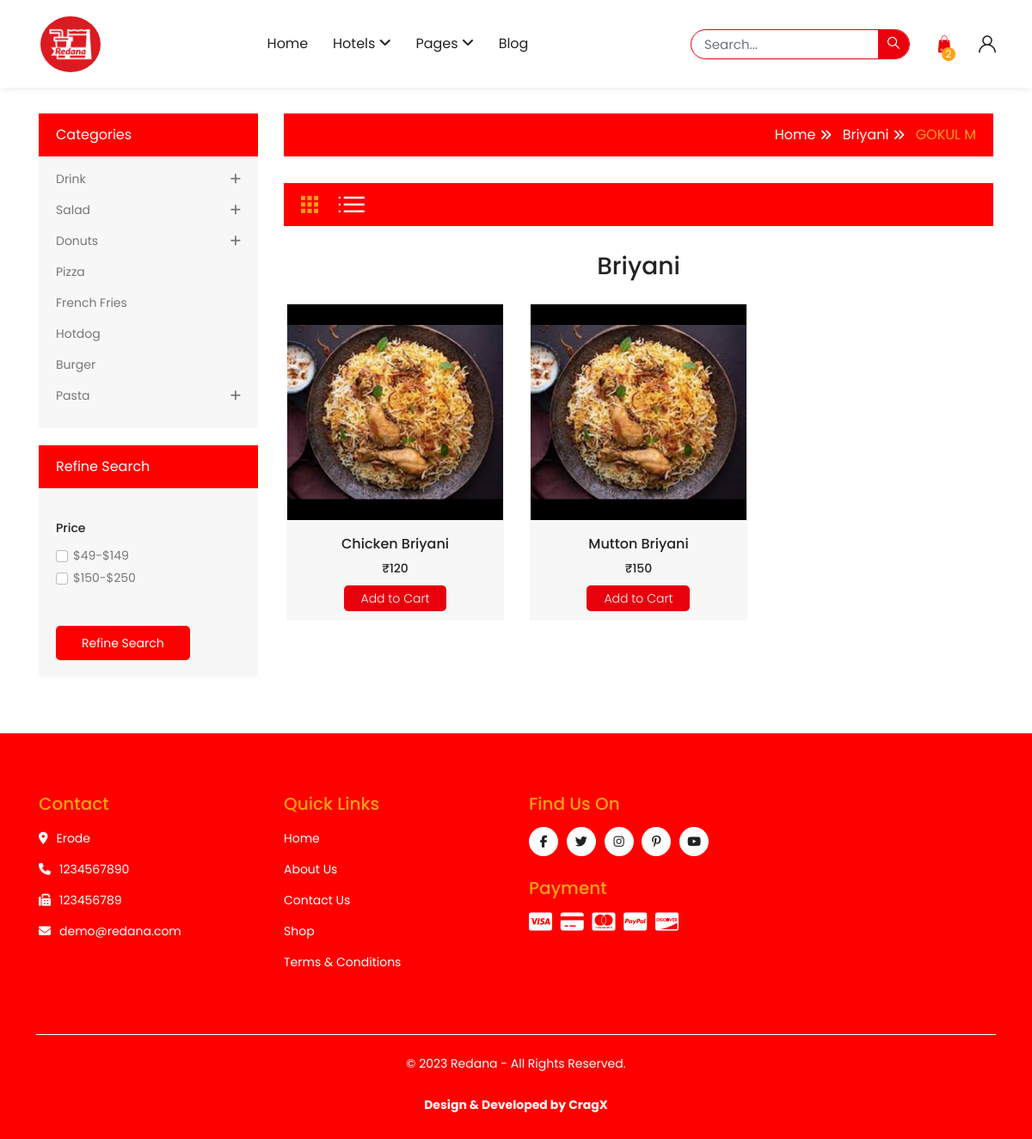
Page /category-index.php?hotelid=5735&name=GOKUL M&item=Briyani on the committed database.
### tables this page shows
CREATE TABLE `food_menu` (
  `food_id` int(11) NOT NULL,
  `vendor_id` int(11) NOT NULL,
  `food_name` varchar(50) NOT NULL,
  `food_cost` varchar(10) NOT NULL,
  `cuisines` varchar(100) NOT NULL,
  `cashondelivery` varchar(10) NOT NULL,
  `onlinepayment` varchar(10) NOT NULL,
  `food_snaps` varchar(50) NOT NULL
);

### category-index.php (the view, shortened to what this page needs)
<?php
include('./requiredfiles/connectiondb.php');
?>
<!DOCTYPE HTML>
<html lang="en-US">
<head>
	<link rel="stylesheet" href="assets/css/bootstrap.min.css">
	<link rel="stylesheet" href="assets/css/owl.carousel.css" type="text/css" media="all" />
	<link rel="stylesheet" href="https://cdnjs.cloudflare.com/ajax/libs/font-awesome/6.4.2/css/all.min.css" />
	<link rel="stylesheet" href="assets/fonts/themability-font.css" type="text/css" media="all" />
	<link rel="stylesheet" href="style.css" type="text/css" media="all" />
	<link rel="stylesheet" href="assets/css/themability_megamenu.css">
</head>
<body class="homepage">
	<header class="">
		<div class="container">
			<div class="header-inner">
				<div class="header-left">
					<div id="logo">
						<a href="index.php">
							<img style="width: 80px;height: 75px; border-radius: 50%; padding: 5px;" src="assets/images/Redana-logo.png" title="redana" alt="Redana" class="img-responsive">
						</a>
					</div>
				</div>
				<div class="header-center">
					<div class="themability_megamenu-style-dev">
						<div class="responsive themability_default">
							<nav class="navbar-default">
								<div class=" container-themability_megamenu   horizontal ">
									<div class="themability_megamenu-wrapper megamenu_typeheader">
										<div class="themability_megamenu-pattern">
											<div class="container">
												<ul class="themability_megamenu" data-megamenuid="55"
													data-transition="slide" data-animationtime="500">
													<li class="home">
														<a href="index.php">
															<span><strong> Home </strong></span>
														</a>
													</li>
													<li class="with-sub-menu click">
														<a href="#" class="clearfix">
															<strong>
																Hotels
															</strong>
															<b class="fa fa-angle-down"></b>
														</a>
													</li>
													<li class="with-sub-menu click">
														<a href="#" class="clearfix">
															<strong>
																Pages
															</strong>
															<b class="fa fa-angle-down"></b>
														</a>
													</li>
													<li class="">
														<a href="#" class="clearfix">
															<strong>
																Blog
															</strong>
														</a>
													</li>
												</ul>
											</div>
										</div>
									</div>
								</div>
							</nav>
						</div>
					</div>
				</div>
				<div class="header-right">
					<div class="search-content">
						<div class="header-search">
							<div id="themabilitySearch" class="input-group themability-search">
								<input type="text" name="search" value="" placeholder="Search..."
									class="form-control input-lg ui-autocomplete-input" />
								<span class="btn-search input-group-btn">
									<button type="button" class="btn btn-default btn-lg"><i
											class="search-icon icon-search"></i></button>
								</span>
							</div>
						</div>
					</div>
					<div class="cart-content">
						<div id="cart" class="btn-group btn-block">
							<button type="button" data-toggle="dropdown"
								data-loading-text="<i class='fa fa-spinner fa-spin' aria-hidden='true'></i>"
								class="btn btn-inverse btn-block btn-lg dropdown-toggle"><i class="icon-bag"></i> <span
									id="cart-total">2<span class="hidden">item(s) - $0.00</span></span></button>
						</div>
					</div>
					<div id="header_ac" class="dropdown">
						<a href="#" title="My Account" class="dropdown-toggle" data-toggle="dropdown">
							<i class="icon-user1"></i><span class="hidden">My Account</span>
						</a>
					</div>
				</div>
			</div>
		</div>
	</header>
	<div class="blog-section donuts">
		<div class="container">
			<div class="row">
				<aside id="column-left" class="col-sm-3">
					<div class="category-content">
						<div class="box-category">
							<h3 class="toggled relative">Categories</h3>
							<ul class="list-unstyled parent" id="select-category">
								<li class="has-more-category">
									<a href="donuts.php" class="list-group-item main-item">Drink<span
											class="toggled"><i class="fa fa-plus"></i></span>
									</a>
								</li>
								<li class="has-more-category">
									<a href="#" class="list-group-item main-item">salad<span class="toggled"></span>
									</a>
								</li>
								<li class="has-more-category">
									<a href="#" class="list-group-item main-item">donuts<span class="toggled"></span>
									</a>
								</li>
								<li class="">
									<a href="#" class="list-group-item ">Pizza<span></span>
									</a>
								</li>
								<li class="">
									<a href="#" class="list-group-item ">french fries<span></span></a>
								</li>
								<li class="">
									<a href="#" class="list-group-item ">hotdog<span></span></a>
								</li>
								<li class="">
									<a href="#" class="list-group-item ">burger<span></span></a>
								</li>
								<li class="has-more-category">
									<a href="#" class="list-group-item main-item">pasta<span class="toggled"></span>
									</a>
								</li>
							</ul>
						</div>
					</div>
					<div class="panel panel-default filter">
						<div class="box-content">
							<div id="filter">
								<h3 class="toggled relative">Refine Search</h3>
								<div class="filter_box">
									<div class="list-group">
										<div class="list-group-items">
											<a class="list-group-item">price</a>
											<div class="list-group-item">
												<div id="filter-group2">
													<div class="checkbox">
														<label>
															<input type="checkbox" name="filter[]" value="3"
																class="form-check-input">
															$49-$149
														</label>
													</div>
													<div class="checkbox">
														<label>
															<input type="checkbox" name="filter[]" value="4"
																class="form-check-input">
															$150-$250
														</label>
													</div>
												</div>
											</div>
										</div>
									</div>
									<div class="panel-footer text-right">
										<button type="button" id="button-filter" class="btn btn-primary">Refine
											Search</button>
									</div>
								</div>
							</div>
						</div>
					</div>
				</aside>
				<div id="content" class="col-sm-9  all-blog">
					<div class="breadcrumb-main">
						<div class="breadcrumb-container clearfix">
							<ul class="breadcrumb">
								<li><a href="index.php">Home</a></li>
								<li><a href="hotel-index.php?item=Briyani"> <?php echo $_GET['item'];?> </a></li>
                                <li><a href="hotel-index.php?item=Briyani"> <?php echo $_GET['name'];?> </a></li>
							</ul>
						</div>
					</div>
					<div class="row">
						<div class="category-desc col-sm-12">
						</div>
					</div>
					<div class="category-info">
						<div class="row">
							<div class="col-sm-2 col-xs-5 category-list-grid">
								<div class="btn-group btn-group-sm">
									<button type="button" id="grid-view" class="btn btn-default active"
										data-toggle="tooltip" title="" data-original-title="Grid"><i
											class="icon-grid"></i></button>
									<button type="button" id="list-view" class="btn btn-default" data-toggle="tooltip"
										title="" data-original-title="List"><i class="icon-list"></i></button>
								</div>
							</div>
						</div>
					</div>
					<div class="category-row row">
						<h3 align='center'><?php echo $_GET['item']?></h3>
						<br><br><br>
						<?php
						$categorysql = "SELECT  *
                        FROM food_menu
                        JOIN vendorlogin ON food_menu.vendor_id = vendorlogin.vendor_id
                        WHERE food_menu.vendor_id={$_GET['hotelid']} and food_menu.cuisines Like '%{$_GET['item']}'";
						$categoryres = $con->query($categorysql);
						if($categoryres){
							foreach($categoryres as $categoryrow){
								echo "<div class='product-layout product-list col-xs-12'>
								<div class='product-thumb'>
									<div class='image'>
										<a href='product.php' class='thumb-image'>
											<img src='./vendor/foodimages/{$categoryrow['food_snaps']}' alt='{$categoryrow['name']}' title='{$categoryrow['name']}'
												class='img-responsive'>
										</a>
									</div>
									<div class='product-description'>
										<div style='text-align: center;' class='caption'>
											<div class='title-rating clearfix'>
												<h4 class='product-title'><a href='product.php'>{$categoryrow['food_name']}</a>
												</h4>
											</div>
											<div style='text-align: center;' class='price-cartbtn clearfix'>
												<p class='price'>
													₹{$categoryrow['food_cost']}
												</p>
												<br>
												<button class='addcart' type='button'><i
														class='icon-shopping-bag hidden'></i>
													<span class=''><a href='##'>Add to Cart</a>
													</span></button>
											</div>
										</div>
									</div>
								</div>
							</div>
							";
							}
						}
						?>
					</div>
				</div>
			</div>
		</div>
	</div>
	<footer>
		<div  class="container">
			<div class="footer-top">
				<div class="row">
					<div class="col-md-3">
						<div class="position-footer-left">
							<h5 class="toggled title">
								contact
							</h5>
							<ul class="list-unstyled">
								<li>
									<div class="site">
										<div class="contact_title"><i class="fa-solid fa-location-dot"></i></div>
										<div class="contact_site">Erode</div>
									</div>
								</li>
								<li>
									<div class="phone">
										<div class="contact_title"><i class="fa fa-phone"></i></div>
										<div class="contact_site">1234567890</div>
									</div>
								</li>
								<li>
									<div class="fax">
										<div class="contact_title"><i class="fa fa-fax"></i></div>
										<div class="contact_site">123456789</div>
									</div>
								</li>
								<li>
									<div class="email">
										<div class="contact_title"><i class="fa fa-envelope"></i></div>
										<div class="contact_site"><a href="mailto:#.com" class="contact_site">demo@redana.com</a></div>
									</div>
								</li>
							</ul>
						</div>
					</div>
					<div class="col-md-3">
						<h5 class="toggled">Quick links</h5>
						<ul class="list-unstyled">
							<li><a href="index.php" class="contact_site">Home</a></li>
							<li><a href="#" class="contact_site">About
									Us</a></li>
							<li><a href="#" class="contact_site">Contact
									Us</a></li>
							<li><a href="#" class="contact_site">Shop</a></li>
							<li><a href="#">Terms & Conditions</a></li>
						</ul>
					</div>
					<div class="col-md-3">
						<div class="position-footer-right">
							<div class="follow-link">
								<h4>find us on</h4>
								<div class="social-media">
									<a href="#" title="facebook"><i class="fa-brands fa-facebook-f"></i></a>
									<a href="#" title="facebook"><i class="fa-brands fa-twitter"></i></a>
									<a href="#" title="facebook"><i class="fa-brands fa-instagram"></i></a>
									<a href="#" title="facebook"><i class="fa-brands fa-pinterest-p"></i></a>
									<a href="#" title="facebook"><i class="fa-brands fa-youtube"></i></a>
								</div>
							</div>
							<div class="payment-link">
								<h4>payment</h4>
								<div class="payment-method">
									<a><i class="fa-brands fa-cc-visa"></i></a>
									<a><i class="fa fa-credit-card"></i></a>
									<a><i class="fa-brands fa-cc-mastercard"></i></a>
									<a><i class="fa-brands fa-cc-paypal"></i></a>
									<a><i class="fa-brands fa-cc-discover"></i></a>
								</div>
							</div>
						</div>
					</div>
				</div>
			</div>
			<p class="copyright"><a href="#"></a>© 2023 Redana - All Rights Reserved.<br><br><a href="http://cragx.rf.gd" target="_blank" ><b>Design & Developed by CragX</b></a></p>
		</div>
	</footer>
	<link href="../../cdnjs.cloudflare.com/ajax/libs/animate.css/3.7.2/animate.min.css" rel="stylesheet"/>
</body>
</html>

### assets/css/themability_megamenu.css (style rules this page uses)
.container-themability_megamenu .container { width: auto; padding: 0; }
.themability_megamenu-style-dev .navbar-default { background: transparent; position: relative; }
.themability_megamenu-wrapper { position: relative; }
ul.themability_megamenu { margin: 0px; list-style: none; position: relative; padding: 0 25px; }
ul.themability_megamenu>li { display: inline-block; }
ul.themability_megamenu>li>a { display: block; position: relative; font-size: 16px; padding: 7px 0; text-transform: capitalize; margin: 7px 0; }
ul.themability_megamenu>li>a strong { font-weight: 400; display: inline-block; }
@media (min-width: 992px) { .horizontal ul.themability_megamenu>li+li { margin-left: 25px; } }
@media (min-width: 992px) { .horizontal ul.themability_megamenu>li>a:after { content: ""; background: var(--secondary-hover-color); height: 2px; width: 0; position: absolute; left: 0; right: 0; bottom: 0; margin: auto; -webkit-transition: all .5s ease; -moz-transition: all .5s ease; -ms-transition: all .5s ease; -o-transition: all .5s ease; transition: all .5s ease; } }

### rows in the picture
food_menu: food_snaps (picture), food_name "Chicken Briyani", food_cost "120"
food_menu: food_snaps (picture), food_name "Mutton Briyani", food_cost "150"

### other values in the picture
$_GET['item'] "Briyani"
$_GET['name'] "GOKUL M"
